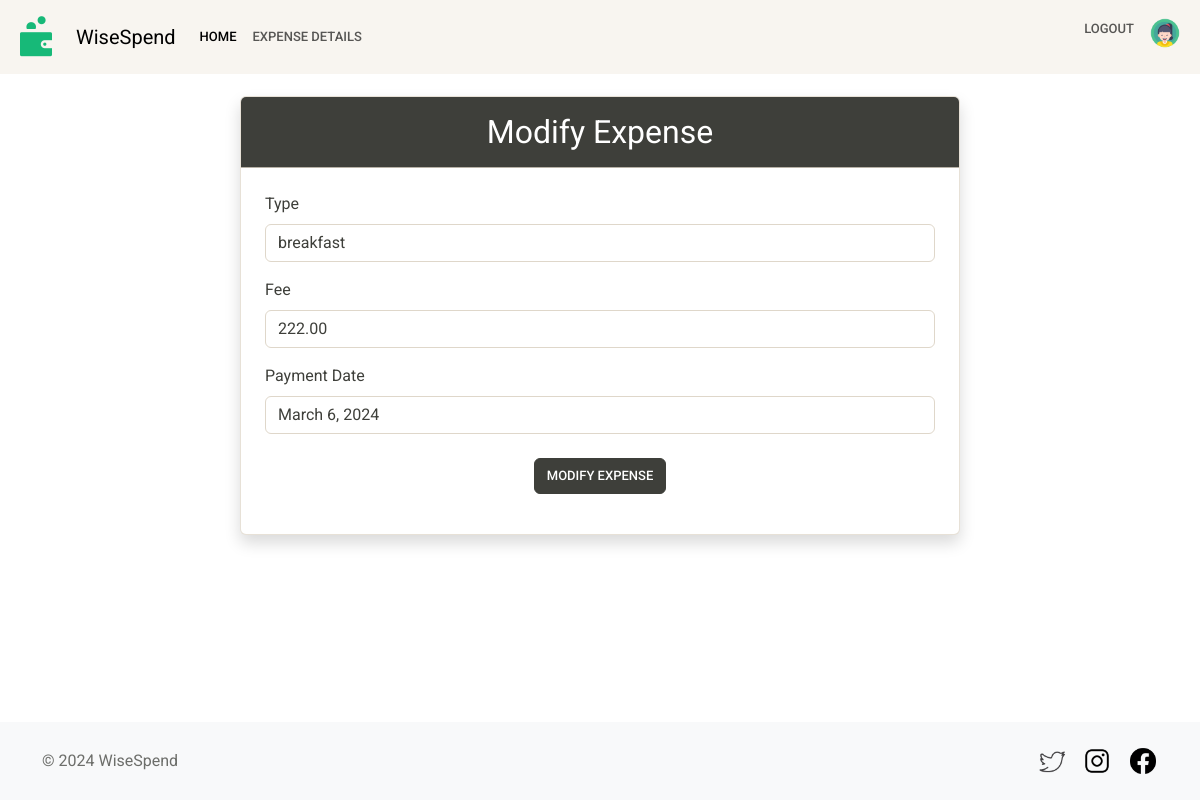
Screenshot of /wisespend/modify/6/ (signed in) with the database file from the repository.
### myexpense/models.py (models this page shows, shortened)
class Expense(models.Model):
    user = models.ForeignKey(User, on_delete=models.CASCADE)
    type = models.CharField(max_length=100)
    fee = models.DecimalField(max_digits=10, decimal_places=2)
    payment_date = models.DateField()

### myexpense/views.py (the view, shortened to what this page needs)
# urls.py: path('modify/<int:expense_id>/', views.modify_expense, name='modify_expense'),
@login_required
def modify_expense(request, expense_id):
    expense = Expense.objects.get(id=expense_id)
    context = {'expense': expense}
    return render(request, 'myexpense/modifyexpense.html', context)

### myexpense/templates/myexpense/modifyexpense.html (shortened to what this page needs)
{% extends 'myexpense/base2.html' %}
{% load crispy_forms_tags %}
{% block content %}
<div class="container my-5 pt-4 pt-xl-5">
    <div class="row justify-content-center">
        <div class="col-lg-8">
            <div class="card shadow">
                <div class="card-header bg-dark text-white">
                    <h2 class="text-center my-2">Modify Expense</h2>
                </div>
                <div class="card-body p-4">
                    <form method="post">
                        <div class="mb-3">
                            <label for="type" class="form-label">Type</label>
                            <input placeholder="Type" value="{{expense.type}}" type="text" name="type" id="type"
                                   class="form-control">
                        </div>
                        <div class="mb-3">
                            <label for="fee" class="form-label">Fee</label>
                            <input placeholder="Fee" value="{{expense.fee}}" type="text" name="fee" id="fee"
                                   class="form-control">
                        </div>
                        <div class="mb-3">
                            <label for="payment_date" class="form-label">Payment Date</label>
                            <input placeholder="Payment Date" value="{{expense.payment_date}}" type="text"
                                   name="payment_date" id="payment_date" class="form-control">
                        </div>
                        <div class="text-center mt-4">
                            <button type="submit" class="btn btn-dark">Modify Expense</button>
                        </div>
                    </form>
                </div>
            </div>
        </div>
    </div>
</div>
<br>
{% endblock %}

### rows the page displays
Expense: type "breakfast", fee "222.00", payment_date "March 6, 2024"
